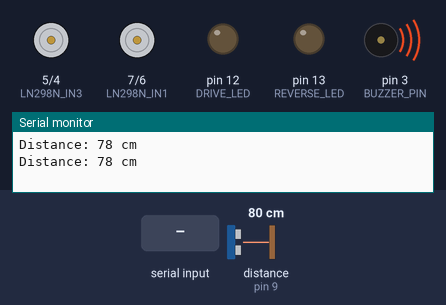
The sketch below on a simulated Arduino Uno, built with avr-gcc and run on an emulated ATmega328P. Shown: motor-driver pin pairs drawn as motors (green arrow = first pin HIGH = forward, orange = second pin HIGH = backward, longer = more drive), output pins drawn as LEDs (lit = HIGH), buzzer (waves = sounding, pin HIGH), the last lines printed to the serial monitor. Wiring (inferred from the names in the program): ultrasonic range finder: trigger pin 8; echo pin 9. The inputs (shaded band) are chosen by the test bench; at power-on: distance to the obstacle (sensor on pin 9) 80 cm. The echo pulse lasts 58.3 µs per cm; pins used as bus, display or sensor lines are not drawn.

Above: at 1.6 s.
1.7 s: distance to the obstacle (sensor on pin 9) set to 19 cm
5.2 s: distance to the obstacle (sensor on pin 9) set to 15 cm
At 5.63 s:
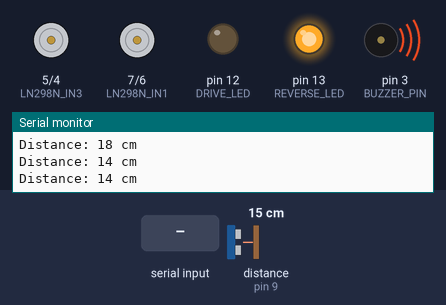
8.7 s: "L" received over Serial
At 8.83 s:
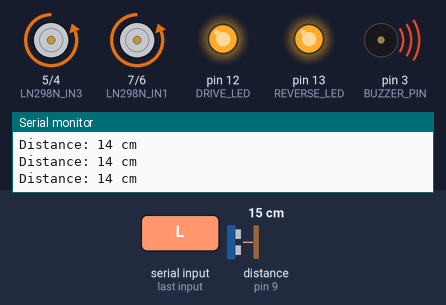
12.2 s: "R" received over Serial
At 12.38 s:
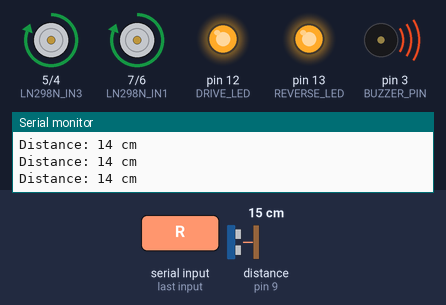
15.7 s: "D" received over Serial
At 15.94 s:
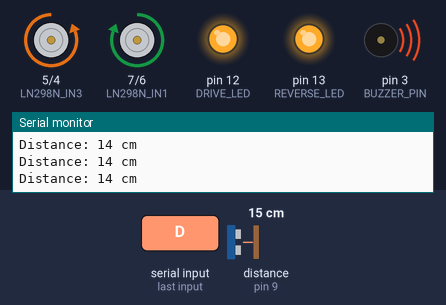
19.2 s: distance to the obstacle (sensor on pin 9) set to 99 cm
At 20.0 s:
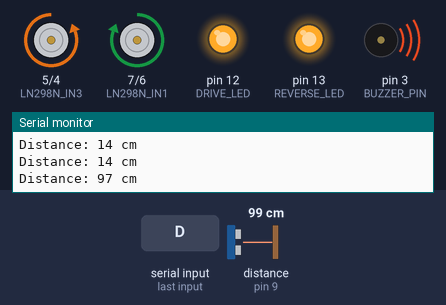
22.7 s: distance to the obstacle (sensor on pin 9) set to 108 cm
At 23.4 s:
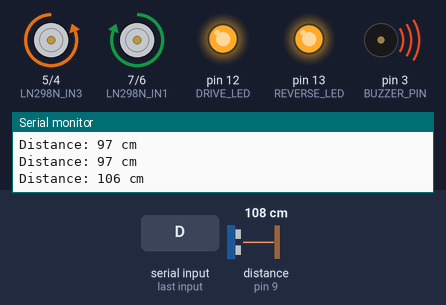
Timing chart, 0 to 25.2 s (numbered marks = the images above; inputs shaded):
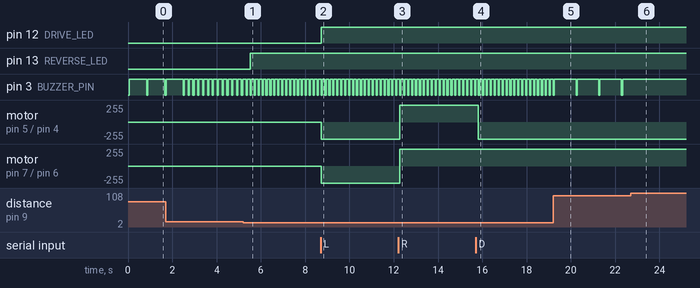

Measured:
- the behaviour switches between 17 and 16 cm on distance to the obstacle (sensor on pin 9) (found by bisection; images 0 and 1)
- the behaviour switches between 102 and 103 cm on distance to the obstacle (sensor on pin 9) (found by bisection; images 5 and 6)
- after the input at 5.2 s, pin 13 (REVERSE_LED): LOW → HIGH after 0.32 s
- after the input at 8.7 s, pin 12 (DRIVE_LED): LOW → HIGH at once; motor on pin 5 (LN298N_IN3) / pin 4 (LN298N_IN4), motor on pin 7 (LN298N_IN1) / pin 6 (LN298N_IN2): stopped → backward 255/255 at once
- after the input at 12.2 s, motor on pin 5 (LN298N_IN3) / pin 4 (LN298N_IN4), motor on pin 7 (LN298N_IN1) / pin 6 (LN298N_IN2): backward 255/255 → forward 255/255 after 0.07 s
- after the input at 15.7 s, motor on pin 5 (LN298N_IN3) / pin 4 (LN298N_IN4): forward 255/255 → backward 255/255 after 0.13 s
- after the input at 19.2 s, pin 3 (BUZZER_PIN): alternates HIGH for 0.98 s and LOW for 0.05 s, starting after 1.0 s
- after the input at 22.7 s, pin 3 (BUZZER_PIN): stops changing and stays HIGH

The sketch:

main.ino
```cpp
// __________________________ MOTORS && LEDs __________________________
// RIGHT SIDE
#define LN298N_IN1 7
#define LN298N_IN2 6

// LEFT SIDE
#define LN298N_IN3 5
#define LN298N_IN4 4

// LEDs
#define DRIVE_LED 12
#define REVERSE_LED 13

// __________________________ BUZZER && HC-SR04 __________________________
// Pins for buzzer
#define BUZZER_PIN 3

// Pins for HC-SR04
#define TRIG_PIN 8
#define ECHO_PIN 9

// Max detection range for beeping speed
#define MAX_DISTANCE 100 // cm
#define MIN_DISTANCE 2  // cm

long duration;
int distance;
// __________________________ BLUETOOTH __________________________
// HC-06
char incomingValue;

void setup()
{
  // ________ MOTORS && LEDs SETUP ________
  pinMode(LN298N_IN1, OUTPUT);
  pinMode(LN298N_IN2, OUTPUT);
  pinMode(LN298N_IN3, OUTPUT);
  pinMode(LN298N_IN4, OUTPUT);

  pinMode(DRIVE_LED, OUTPUT);
  pinMode(REVERSE_LED, OUTPUT);

  // ________ BUZZER && HC-SR04 SETUP ________
  pinMode(BUZZER_PIN, OUTPUT);
  digitalWrite(BUZZER_PIN, HIGH); // Silent at startup

  pinMode(TRIG_PIN, OUTPUT);
  pinMode(ECHO_PIN, INPUT);

  Serial.begin(9600);
}

void loop()
{
  // Start beeping
  beeping ();

  // Check if data is available from Bluetooth
  if (Serial.available() > 0)
  {
    incomingValue = Serial.read(); // Read one character

    if (incomingValue == 'U' && distance >= 15) { drive(); }
    if (incomingValue == 'L') { leftTurn(); }
    if (incomingValue == 'R') { rightTurn(); }
    if (incomingValue == 'D') { reverse(); }

    if (incomingValue == 'u' || incomingValue == 'l' || incomingValue == 'r' || incomingValue == 'd')
    {
      stopCar();
    }
  }
  // testCar();
}

void drive()
{
  digitalWrite(LN298N_IN1, LOW);
  digitalWrite(LN298N_IN2, HIGH);
  digitalWrite(LN298N_IN3, HIGH);
  digitalWrite(LN298N_IN4, LOW);

  digitalWrite(DRIVE_LED, HIGH);
}

void stopCar()
{
  digitalWrite(LN298N_IN1, LOW);
  digitalWrite(LN298N_IN2, LOW);
  digitalWrite(LN298N_IN3, LOW);
  digitalWrite(LN298N_IN4, LOW);

  digitalWrite(DRIVE_LED, LOW);
  digitalWrite(REVERSE_LED, LOW);
}

void rightTurn()
{
  digitalWrite(LN298N_IN1, HIGH);
  digitalWrite(LN298N_IN2, LOW);
  digitalWrite(LN298N_IN3, HIGH);
  digitalWrite(LN298N_IN4, LOW);

  digitalWrite(REVERSE_LED, HIGH);
}

void leftTurn()
{
  digitalWrite(LN298N_IN1, LOW);
  digitalWrite(LN298N_IN2, HIGH);
  digitalWrite(LN298N_IN3, LOW);
  digitalWrite(LN298N_IN4, HIGH);

  digitalWrite(DRIVE_LED, HIGH);
}

void reverse()
{
  digitalWrite(LN298N_IN1, HIGH);
  digitalWrite(LN298N_IN2, LOW);
  digitalWrite(LN298N_IN3, LOW);
  digitalWrite(LN298N_IN4, HIGH);

  digitalWrite(REVERSE_LED, HIGH);
}

// TEST
void testCar()
{
  drive();
  delay(1000);

  stopCar();
  delay(1000);

  leftTurn();
  delay(1000);

  rightTurn();
  delay(1000);

  reverse();
  delay(1000);
}

void beeping ()
{

  // Send trigger pulse
  digitalWrite(TRIG_PIN, LOW);
  delayMicroseconds(2);
  digitalWrite(TRIG_PIN, HIGH);
  delayMicroseconds(10);
  digitalWrite(TRIG_PIN, LOW);

  // Read echo time
  duration = pulseIn(ECHO_PIN, HIGH);

  // Calculate distance in cm
  distance = duration * 0.034 / 2;

  Serial.print("Distance: ");
  Serial.print(distance);
  Serial.println(" cm");

  if (distance > 0 && distance <= MAX_DISTANCE) {
    // Map distance to delay: closer = faster beeps
    int beepDelay = map(distance, MIN_DISTANCE, MAX_DISTANCE, 5, 1000);

    digitalWrite(BUZZER_PIN, LOW);  // Buzzer ON
    delay(50);                     // Beep length
    digitalWrite(BUZZER_PIN, HIGH); // Buzzer OFF
    delay(beepDelay);               // Delay based on distance
  } else {
    digitalWrite(BUZZER_PIN, HIGH); // Silent if far
    delay(100);
  }

  if (distance <= 15){
        digitalWrite(REVERSE_LED, HIGH);
  }
}
```
